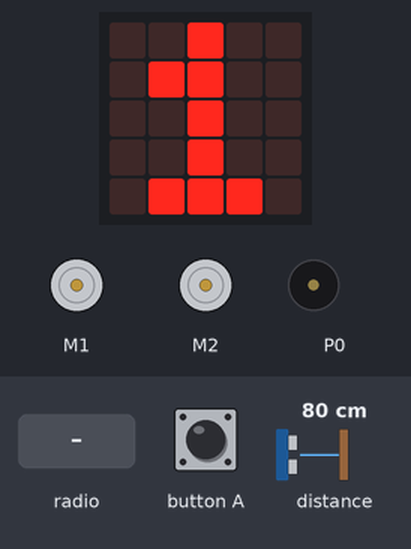
This program was run on a simulated BBC micro:bit (MakeCode). Parts: the board's 5×5 LED display, 2 × DC motor (green arrow = forward, orange = backward, longer = faster), buzzer (waves = sounding). Inputs (shaded band) come from the test bench; at power-on: distance to the obstacle 80 cm.

Above: at 1.9 s.
2.0 s: button A pressed for 0.15 s
At 3.0 s:
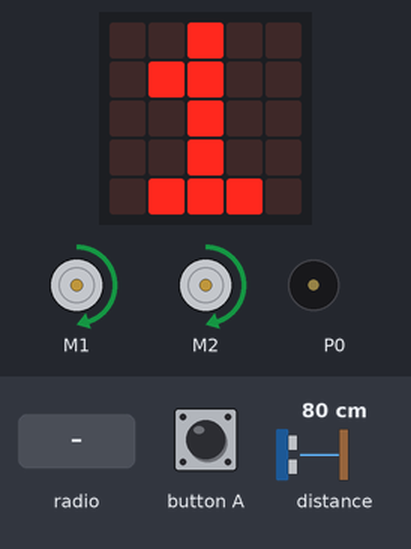
3.6 s: distance to the obstacle set to 8 cm
5.1 s: distance to the obstacle set to 5 cm
At 5.33 s:
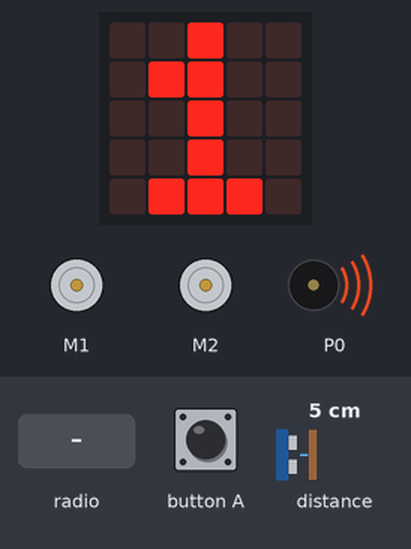
At 6.6 s:
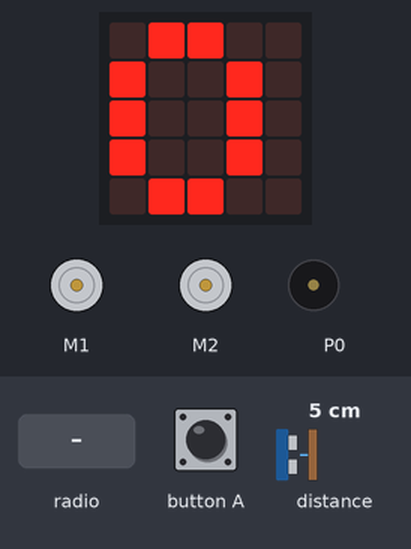
6.8 s: radio message "1" arrives
At 7.01 s:
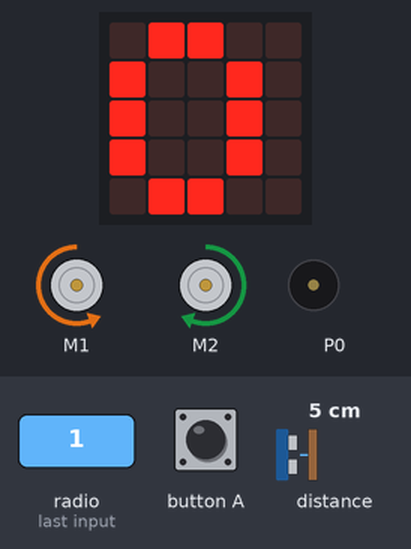
8.8 s: distance to the obstacle set to 9 cm
10.3 s: distance to the obstacle set to 2 cm
Timing chart, 0 to 13.1 s (numbered marks = the images above; inputs shaded):
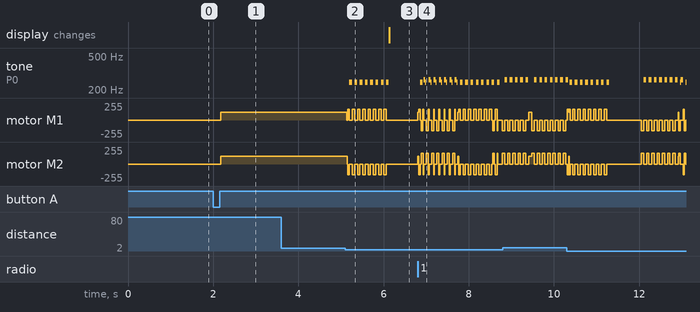

The program:

main.ts
```typescript
radio.onReceivedNumber(function (receivedNumber) {
    Avanza()
})
function Mayor () {
    max = lista[0]
    mejorGiro = 0
    if (lista[1] >= max) {
        max = lista[1]
    }
    if (lista[2] >= max) {
        max = lista[2]
    }
    if (lista[3] >= max) {
        max = lista[3]
    }
    if (lista[4] >= max) {
        max = lista[4]
    }
    if (lista[5] >= max) {
        max = lista[5]
    }
    if (lista[6] >= max) {
        max = lista[6]
    }
    if (lista[7] >= max) {
        max = lista[7]
    }
    mejorGiro = lista.indexOf(max)
    basic.showNumber(mejorGiro)
}
function Avanza () {
    d1 = Math.trunc(maqueen.Ultrasonic(PingUnit.Centimeters))
    while (true) {
        maqueen.motorRun(maqueen.Motors.All, maqueen.Dir.CW, 120)
        while (d1 >= 7) {
            basic.pause(100)
            d1 = Math.trunc(maqueen.Ultrasonic(PingUnit.Centimeters))
        }
        maqueen.motorStop(maqueen.Motors.All)
        Escanea()
        d1 = Math.trunc(maqueen.Ultrasonic(PingUnit.Centimeters))
    }
}
input.onButtonPressed(Button.A, function () {
    Avanza()
})
function Escanea () {
    giraDcha()
    distancia = Math.trunc(maqueen.Ultrasonic(PingUnit.Centimeters))
    lista = []
    lista.unshift(distancia)
    for (let index = 0; index <= 6; index++) {
        giraDcha()
        distancia = Math.trunc(maqueen.Ultrasonic(PingUnit.Centimeters))
        if (index >= 2 && index <= 4) {
            distancia += -20
        }
        lista.push(distancia)
    }
    Mayor()
    for (let index = 0; index < 7 - mejorGiro; index++) {
        giraIzda()
    }
}
function giraIzda () {
    maqueen.motorRun(maqueen.Motors.M2, maqueen.Dir.CW, 160)
    maqueen.motorRun(maqueen.Motors.M1, maqueen.Dir.CCW, 160)
    basic.pause(55)
    maqueen.motorStop(maqueen.Motors.All)
    music.playTone(262, music.beat(BeatFraction.Eighth))
}
function giraDcha () {
    maqueen.motorRun(maqueen.Motors.M1, maqueen.Dir.CW, 160)
    maqueen.motorRun(maqueen.Motors.M2, maqueen.Dir.CCW, 160)
    basic.pause(55)
    maqueen.motorStop(maqueen.Motors.All)
    music.playTone(247, music.beat(BeatFraction.Eighth))
}
function rectifica () {
    giraIzda()
    d1 = maqueen.Ultrasonic(PingUnit.Centimeters)
    giraDcha()
    giraDcha()
    d2 = maqueen.Ultrasonic(PingUnit.Centimeters)
    giraIzda()
    if (d2 - d1 > 0) {
        giraDcha()
    } else {
        giraIzda()
    }
}
let d2 = 0
let distancia = 0
let d1 = 0
let mejorGiro = 0
let lista: number[] = []
let max = 0
basic.showNumber(1)
radio.setGroup(13)
```

test.ts
```typescript
// aquí va el archivo "tests"; esto no se compilará cuando este paquete se utilice como una extensión.
```

Measured:
- the behaviour switches between 7 and 6 cm on distance to the obstacle (found by bisection; images 1 and 2)
- after the input at 2.0 s, motor M1, motor M2: stopped → forward 120/255 after 0.18 s
- after the input at 3.6 s, every drawn part: stays the same
- after the input at 5.1 s, tone on P0: alternates 247 Hz for 0.06 s and silent for 0.06 s, 16 changes in all, then stays silent, starting after 0.10 s; motor M1: alternates forward 160/255 for 0.06 s and stopped for 0.07 s, 17 changes in all, then stays stopped, starting at once
